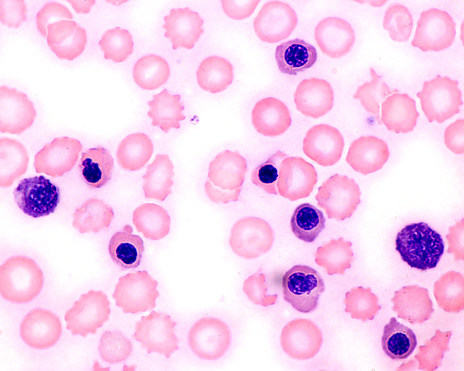
#> input picture imagem2.jpg, 464 x 371 px
$ python watershedimagem2.py   (older library calls are emulated)
#> lines starting #> are read from the running program, lines starting #| are printed output that depends on the picture; after the words box and inside, x2 and y2 are one past the last pixel; in counts of white or black regions, pixels touching at a corner belong together
import cv2
import numpy as np

# Carregando a imagem
image = cv2.imread('imagem2.jpg')
#> image is the input picture: shape (371, 464, 3); mean B, G, R 238.5, 207.8, 246.7
gray = cv2.cvtColor(image, cv2.COLOR_BGR2GRAY)

# Aplicando a detecção de bordas (Sobel, neste exemplo)
sobel_x = cv2.Sobel(gray, cv2.CV_64F, 1, 0, ksize=5)
sobel_y = cv2.Sobel(gray, cv2.CV_64F, 0, 1, ksize=5)
magnitude = np.sqrt(sobel_x**2 + sobel_y**2)

# Convertendo a magnitude para uint8
magnitude = np.uint8(magnitude)
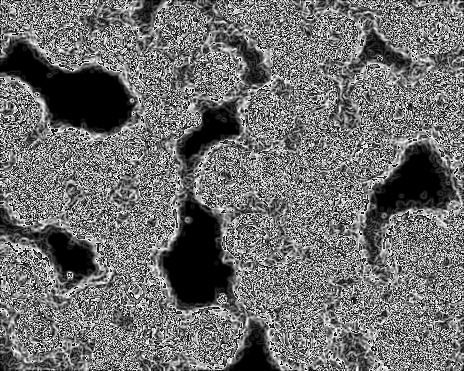
#> magnitude: shape (371, 464); min 0, max 255, mean 109.9

# Aplicando limiarização para criar uma máscara binária
_, thresh = cv2.threshold(magnitude, 0, 255, cv2.THRESH_BINARY + cv2.THRESH_OTSU)
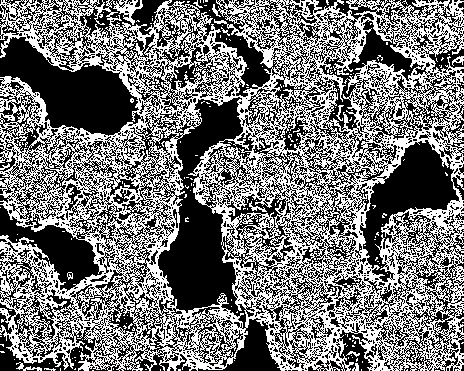
#> thresh: shape (371, 464); 46.4% white in thin lines or dots

# Aplicando a transformada de Watershed
kernel = np.ones((3, 3), np.uint8)
sure_bg = cv2.dilate(thresh, kernel, iterations=3)
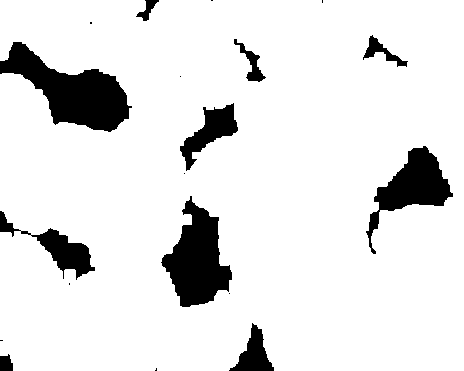
#> sure_bg: shape (371, 464); 89.4% white; 19 black regions (9 under 20 px), largest, box (x1, y1, x2, y2) and area: (0, 42, 132, 132) 5354, (161, 196, 232, 307) 4305, (366, 146, 453, 254) 3187
dist_transform = cv2.distanceTransform(thresh, cv2.DIST_L2, 5)
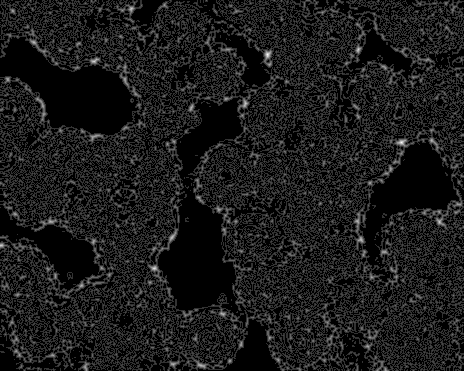
#> dist_transform: shape (371, 464) float32; min 0, max 5, mean 0.522; drawn with min black and max white
_, sure_fg = cv2.threshold(dist_transform, 0.7 * dist_transform.max(), 255, 0)
#> sure_fg: shape (371, 464) float32; 0.04% white in thin lines or dots
sure_fg = np.uint8(sure_fg)
#> sure_fg: shape (371, 464); 0.04% white in thin lines or dots
unknown = cv2.subtract(sure_bg, sure_fg)

_, markers = cv2.connectedComponents(sure_fg)
#> markers: shape (371, 464) int32; 22 distinct labels, from 0 to 21
markers = markers + 1
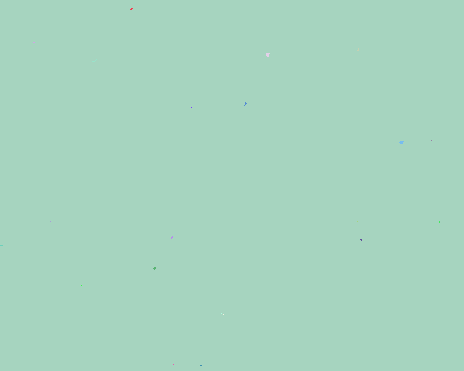
#> markers: shape (371, 464) int32; 22 distinct labels, from 1 to 22; one colour per label, 0 black
markers[unknown == 255] = 0
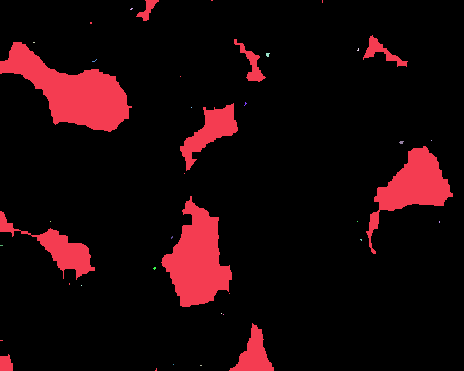
#> markers: shape (371, 464) int32; 23 distinct labels, from 0 to 22; one colour per label, 0 black

cv2.watershed(image, markers)
image[markers == -1] = [0, 0, 255]  # Linhas de watershed marcadas em vermelho
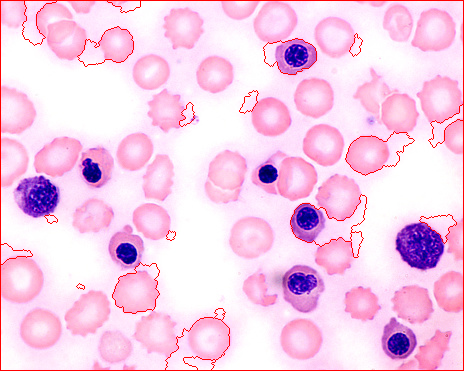
#> image: shape (371, 464, 3); 2.01% of pixels changed, all inside (x1, y1, x2, y2) = (0, 0, 464, 371)

# Exibindo a imagem original e a imagem segmentada com Watershed
cv2.imshow('Imagem Original', image)
cv2.waitKey(0)
cv2.destroyAllWindows()

$ run again, with imagem1.jpg copied over imagem2.jpg
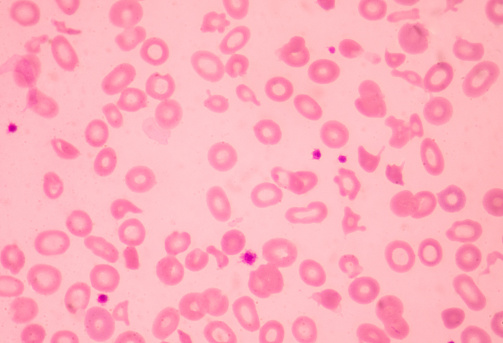
#> input picture imagem1.jpg, 503 x 343 px
#> image is the input picture: shape (343, 503, 3); mean B, G, R 188.5, 173.4, 253.3
#> `_, thresh = cv2.threshold(magnitude, 0, 255, cv2.THRESH_BINARY + cv2.T..`:
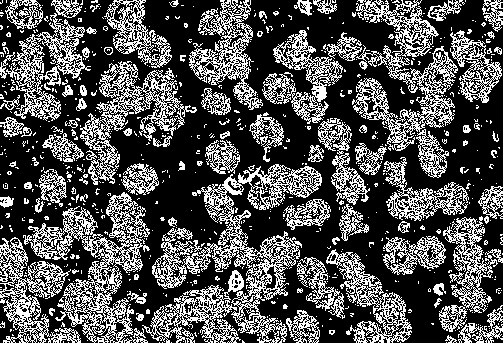
#> thresh: shape (343, 503); 32.2% white in thin lines or dots
#> sure_bg: shape (343, 503); 84% white; 130 black regions (63 under 20 px), largest, box (x1, y1, x2, y2) and area: (113, 110, 224, 256) 4555, (340, 187, 452, 343) 3228, (404, 82, 503, 197) 3002
#> `image[markers == -1] = [0, 0, 255]`:
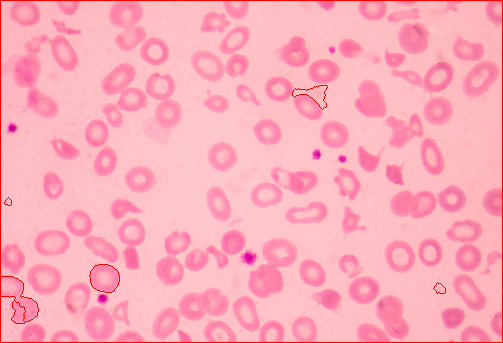
#> image: shape (343, 503, 3); 1.2% of pixels changed, all inside (x1, y1, x2, y2) = (0, 0, 503, 343)

$ run again, with imagem3.jpg copied over imagem2.jpg
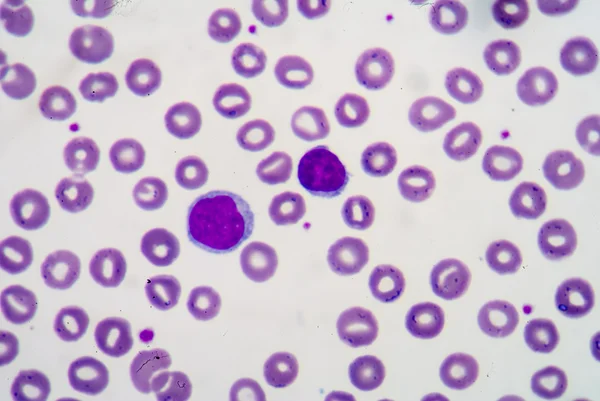
#> input picture imagem3.jpg, 600 x 401 px
#> image is the input picture: shape (401, 600, 3); mean B, G, R 206.1, 183.2, 200.2
#> `_, thresh = cv2.threshold(magnitude, 0, 255, cv2.THRESH_BINARY + cv2.T..`:
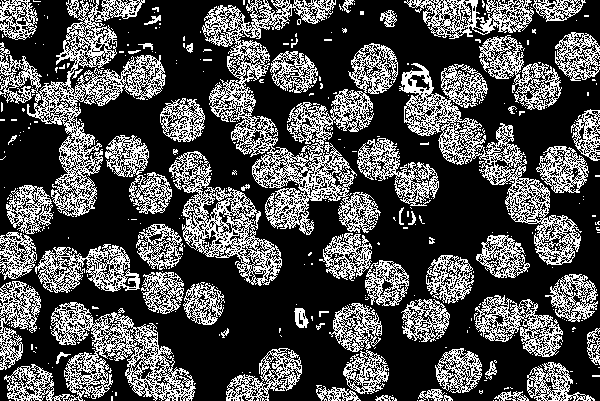
#> thresh: shape (401, 600); 31% white in thin lines or dots
#> sure_bg: shape (401, 600); 69.8% white; 38 black regions (16 under 20 px), largest, box (x1, y1, x2, y2) and area: (336, 88, 600, 401) 19941, (22, 204, 363, 401) 18294, (84, 0, 252, 187) 9532
#> `image[markers == -1] = [0, 0, 255]`:
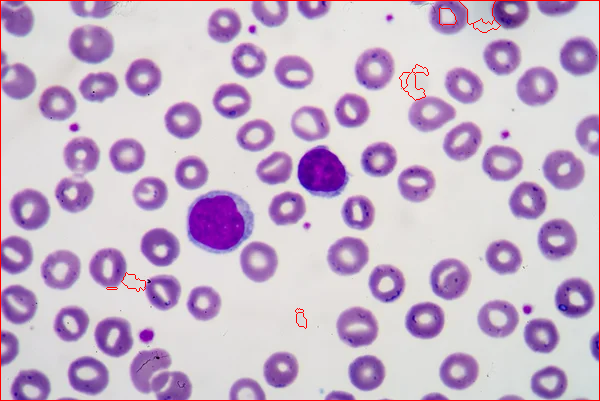
#> image: shape (401, 600, 3); 1.01% of pixels changed, all inside (x1, y1, x2, y2) = (0, 0, 600, 401)
